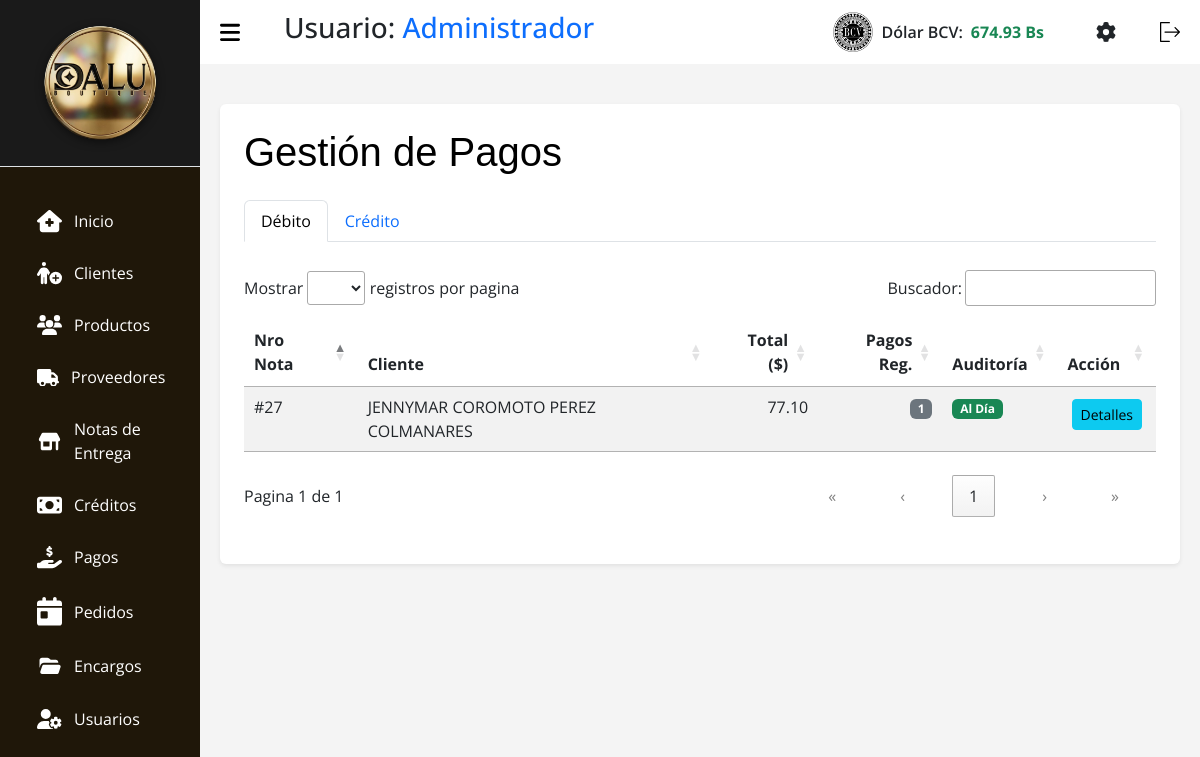
The page /index.php?c=Pagos (signed in) on the database as committed earlier.
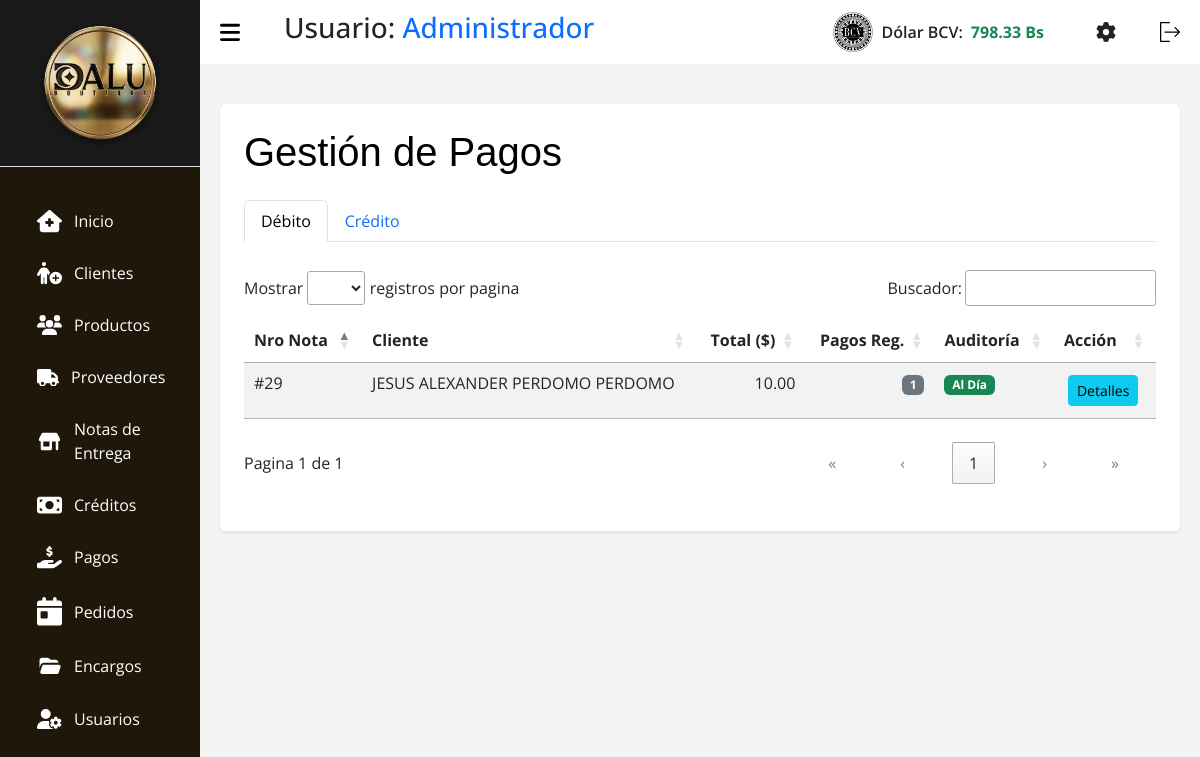
The same page on the database as committed later.
### tables this page shows
CREATE TABLE `tasa` (
  `id` int(11) NOT NULL,
  `nombre` varchar(50) NOT NULL,
  `valor` decimal(10,2) NOT NULL,
  `fecha_actualizacion` datetime NOT NULL DEFAULT current_timestamp()
);

CREATE TABLE `notas_entrega` (
  `id` int(11) NOT NULL,
  `id_cliente` int(11) NOT NULL,
  `fecha_pedido` datetime NOT NULL,
  `estado` enum('pendiente','confirmado','enviado','recibido','entregado','cancelado') NOT NULL DEFAULT 'pendiente',
  `tipo` enum('debito','credito') NOT NULL DEFAULT 'debito',
  `total` decimal(10,2) NOT NULL DEFAULT 0.00,
  `observaciones` text DEFAULT NULL,
  `fecha_registro` timestamp NOT NULL DEFAULT current_timestamp()
);

### src/Models/Tasa.php (called while the page is built, shortened)
<?php
class Tasa extends Conexion {
    public function getLatest($nombre = 'BCV') {
        try {
            $stmt = $this->prepare("SELECT * FROM tasa WHERE nombre = :nombre ORDER BY id DESC LIMIT 1");
            $stmt->bindParam(':nombre', $nombre, PDO::PARAM_STR);
            $stmt->execute();
            return $stmt->fetch(PDO::FETCH_ASSOC);
        } catch (PDOException $e) {
            return false;
        }
    }
}

### src/Models/Pagos.php (called while the page is built, shortened)
<?php
class Pagos extends Conexion {
    public function getAgrupadosPorNota($tipo_nota = null) {
        try {
            $sql = "SELECT n.id as id_nota,
                           CONCAT(c.nombre, ' ', COALESCE(c.apellido, '')) as cliente_nombre,
                           n.total,
                           COUNT(pag.id) as total_pagos,
                           SUM(CASE WHEN pag.estado = 'por verificar' THEN 1 ELSE 0 END) as pagos_por_verificar,
                           n.tipo as tipo_nota
                    FROM notas_entrega n
                    JOIN pagos pag ON n.id = pag.id_nota_entrega
                    LEFT JOIN clientes c ON n.id_cliente = c.id";
            if ($tipo_nota) {
                $sql .= " WHERE n.tipo = :tipo_nota";
            }
            $sql .= " GROUP BY n.id ORDER BY n.fecha_pedido DESC";
            $stmt = $this->prepare($sql);
            if ($tipo_nota) {
                $stmt->bindParam(":tipo_nota", $tipo_nota);
            }
            $stmt->execute();
            return $stmt->fetchAll(PDO::FETCH_ASSOC);
        } catch (PDOException $e) {
            error_log("Error al agrupar pagos por nota: " . $e->getMessage());
            return [];
        }
    }
}

### src/Views/V_Pagos.php (the view, shortened to what the changed rows need)
<!DOCTYPE html>
<html lang="es">
<head>
    <link rel="stylesheet" href="assets/css/css.css">
    <link rel="stylesheet" href="assets/css/tabla.css">
    <link rel="stylesheet" href="assets/css/header.css">
    <link rel="stylesheet" href="assets/bootstrap.min.css">
    <link rel="stylesheet" href="assets/DataTablet/datatables.css">
</head>
<body>
    <?php require_once __DIR__ . "/../Views/layout/header.php"; ?>
    <main>
        <div class="container bg-white p-4 rounded shadow-sm mt-3">
            <div class="d-flex justify-content-between align-items-center mb-3">
                <h1 class="titulo text-black">Gestión de Pagos</h1>
            </div>
            <ul class="nav nav-tabs mb-3" id="pagosTabs" role="tablist">
                <li class="nav-item">
                    <button class="nav-link active" id="tab-debito" data-bs-toggle="tab" data-bs-target="#modulo-debito" type="button">Débito</button>
                </li>
                <li class="nav-item">
                    <button class="nav-link" id="tab-credito" data-bs-toggle="tab" data-bs-target="#modulo-credito" type="button">Crédito</button>
                </li>
            </ul>
            <div class="tab-content">
                <div class="tab-pane fade show active" id="modulo-debito">
                    <div class="table-responsive">
                        <table id="tablaPagosDebito" class="table-DT table table-striped w-100">
                            <thead>
                                <tr>
                                    <th scope="col">Nro Nota</th>
                                    <th scope="col">Cliente</th>
                                    <th scope="col">Total ($)</th>
                                    <th scope="col">Pagos Reg.</th>
                                    <th scope="col">Auditoría</th>
                                    <th scope="col">Acción</th>
                                </tr>
                            </thead>
                            <tbody>
                                <?php foreach ($notasDebito as $nota): ?>
                                    <tr>
                                        <td>#<?= htmlspecialchars($nota['id_nota']) ?></td>
                                        <td><?= htmlspecialchars($nota['cliente_nombre']) ?></td>
                                        <td><?= number_format((float)$nota['total'], 2) ?></td>
                                        <td><span class="badge bg-secondary"><?= htmlspecialchars($nota['total_pagos']) ?></span></td>
                                        <td>
                                            <?php if ($nota['pagos_por_verificar'] > 0): ?>
                                                <span class="badge bg-warning text-dark"><i class="fa fa-exclamation-triangle"></i> <?= $nota['pagos_por_verificar'] ?> Por Verificar</span>
                                            <?php else: ?>
                                                <span class="badge bg-success"><i class="fa fa-check-circle"></i> Al Día</span>
                                            <?php endif; ?>
                                        </td>
                                        <td>
                                            <button type="button" class="btn btn-sm btn-info m-1 btn-ver-pagos" data-id="<?= $nota['id_nota'] ?>">Detalles</button>
                                        </td>
                                    </tr>
                                <?php endforeach; ?>
                            </tbody>
                        </table>
                    </div>
                </div>
            </div>
        </div>
    </main>
</body>
</html>

### src/Views/layout/header.php (shortened to what the changed rows need)
<?php
$tasaModel_header = new Tasa();
$tasaActual_header = $tasaModel_header->getLatest();
$tasaValor = $tasaActual_header ? number_format((float)$tasaActual_header['valor'], 2) : '0.00';
?>
<section id="sidebar">
  <div class="sidebar-heading border-bottom p-3" style="background-color: #1a1a1a; text-align: center;">
    <img src="assets/img/dalulisto.png" style="max-width: 80%; height: auto; filter: drop-shadow(0px 2px 4px rgba(0,0,0,0.5));" alt="Logo Dalu">
  </div>
  <ul class="side-menu">
    <li class="nav-item m-1 fs-6">
      <a class="nav-link active" aria-current="page" href="?c=Home">
        Inicio</a>
    </li>
    <li class="nav-item m-1 fs-6">
      <a class="nav-link" href="?c=Clientes">
        Clientes
      </a>
    </li>
    <li class="nav-item m-1 fs-6">
      <a class="nav-link" href="?c=Productos">
        Productos
      </a>
    </li>
    <li class="nav-item m-1 fs-6">
      <a class="nav-link" href="?c=Proveedores">
        Proveedores
      </a>
    </li>
    <li class="nav-item m-1 fs-6">
      <a class="nav-link" href="?c=Notas">
        Notas de
        <br>
        Entrega
      </a>
    </li>
    <li class="nav-item m-1 fs-6">
      <a class="nav-link" href="?c=Creditos">
        Créditos
      </a>
    </li>
    <li class="nav-item m-1 fs-6">
      <a class="nav-link" href="?c=Pagos">
        Pagos
      </a>
    <li class="nav-item m-1 fs-6">
      <a class="nav-link" href="?c=Pedidos">
        Pedidos
      </a>
    </li>
    <li class="nav-item m-1 fs-6">
      <a class="nav-link" href="?c=Servicios">
        Encargos
      </a>
    </li>
    <li class="nav-item  m-1 fs-6">
      <a class="nav-link" href="?c=Usuarios">
        Usuarios
      </a>
    </li>
  </ul>
</section>
<section id="content">
  <nav>
    <h3 class="ms-3">Usuario: <span class="text-primary"><?= htmlspecialchars($_SESSION['nombre']) ?></span></h3>
    <div class="d-flex align-items-center ms-auto me-4" id="bcvDiv" style="cursor:pointer;" data-bs-toggle="modal" data-bs-target="#modalTasa">
        <img class="img-bcv me-2" src="assets/img/bcv2.png" alt="BCV" width="40">
        <span class="text-dark fw-semibold me-2">Dólar BCV:</span>
        <span class="text-success fw-bold" id="Dolar_bcv"><?= htmlspecialchars($tasaValor) ?> Bs</span>
    </div>
    <a href="?c=Ajustes" class="me-3 text-dark" title="Ajustes y Configuración">
    </a>
    <form action="index.php?c=login&a=Logout" method="POST">
      <button type="submit" style="background: none; border: none; cursor: pointer;">
      </button>
    </form>
  </nav>

Rows that differ between the two databases and show on the page:
no longer on this page (row unchanged): tasa: valor "674.93"
removed notas_entrega: id "27", cliente_nombre "JENNYMAR COROMOTO PEREZ COLMANARES", total "77.10", total_pagos "1"
added tasa: valor "798.33"
added notas_entrega: id "29", cliente_nombre "JESUS ALEXANDER PERDOMO PERDOMO", total "10.00", total_pagos "1"
